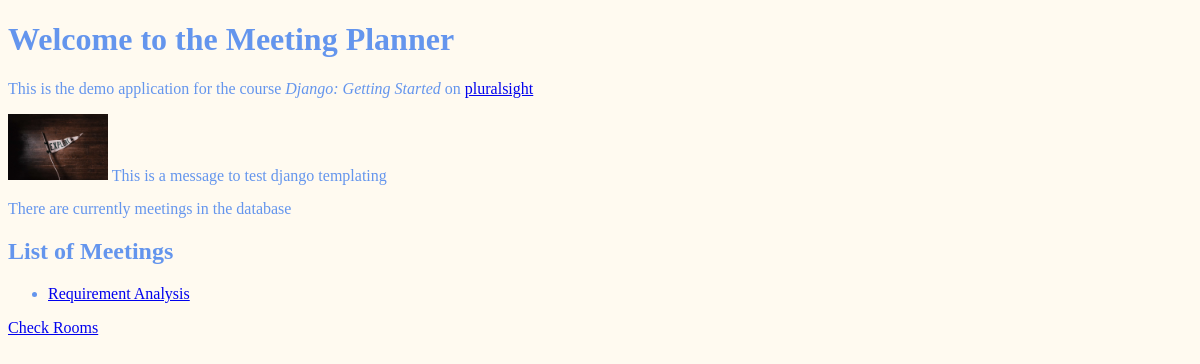
Before: / with the older database file.
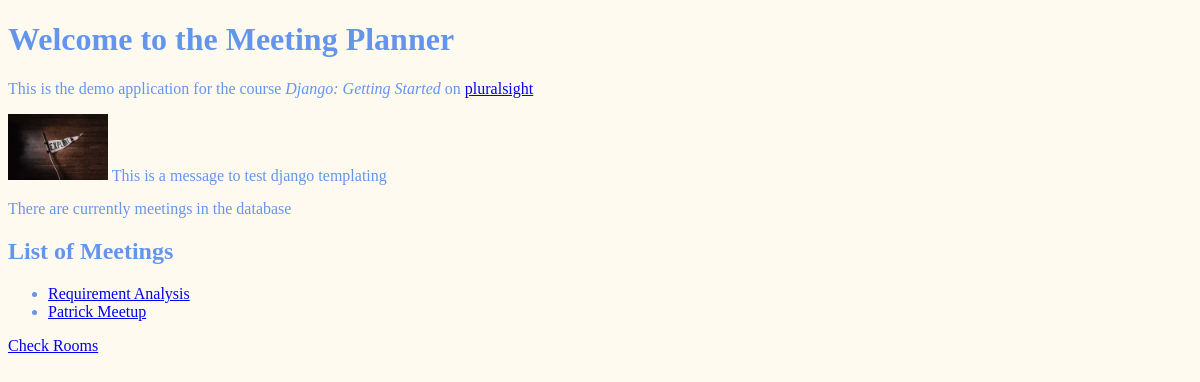
After: the same page with the newer database file.
### meetings/models.py (models this page shows, shortened)
class Meeting(models.Model):
    title = models.CharField(max_length=200)
    date = models.DateField()
    start_time = models.TimeField(default=time(9))
    duration = models.IntegerField(default=1)
    room = models.ForeignKey(Room, on_delete=models.CASCADE)

### website/views.py (the view)
# urls.py: path('', welcome, name="welcome"),
def welcome(request):
    return render(request, "website/welcome.html", {"message": "This is a message to test django templating",
                                                    "meetings": Meeting.objects.all})

### website/templates/website/welcome.html (shortened to what this page needs)
{% extends "base.html" %}
{% block content %}
<h1>Welcome to the Meeting Planner</h1>
<p>
This is the demo application for the course
<em>Django: Getting Started</em>
on
<a href="https://www.pluralsight.com">pluralsight</a>
<p>
  <img src="{% static 'website/ds.jpg' %}", width="100px">
{{message}}
<p>
There are currently {{num_meetings}} meetings in the database
</p>
<h2>List of Meetings</h2>
<ul>
    {% for meeting in meetings %}
    <Li>
        <a href="{% url 'detail' meeting.id %}">{{ meeting.title }}</a>
    </Li>
    {% endfor %}
</ul>
<a href="{% url 'show_room'%}">Check Rooms</a>
{% endblock %}

### website/templates/base.html (shortened to what this page needs)
{% load static%}
<!DOCTYPE html>
<html>
<head>
    <link rel="stylesheet" href="{% static 'website/style.css'%}">
</head>
<body>
{% block content %}
{% endblock %}
</body>
</html>

### website/static/website/style.css (style rules this page uses)
body { font-family: sans:serif; color: cornflowerblue; background-color: floralwhite; }

Changed rows visible on the page:
added Meeting: title "Patrick Meetup"
